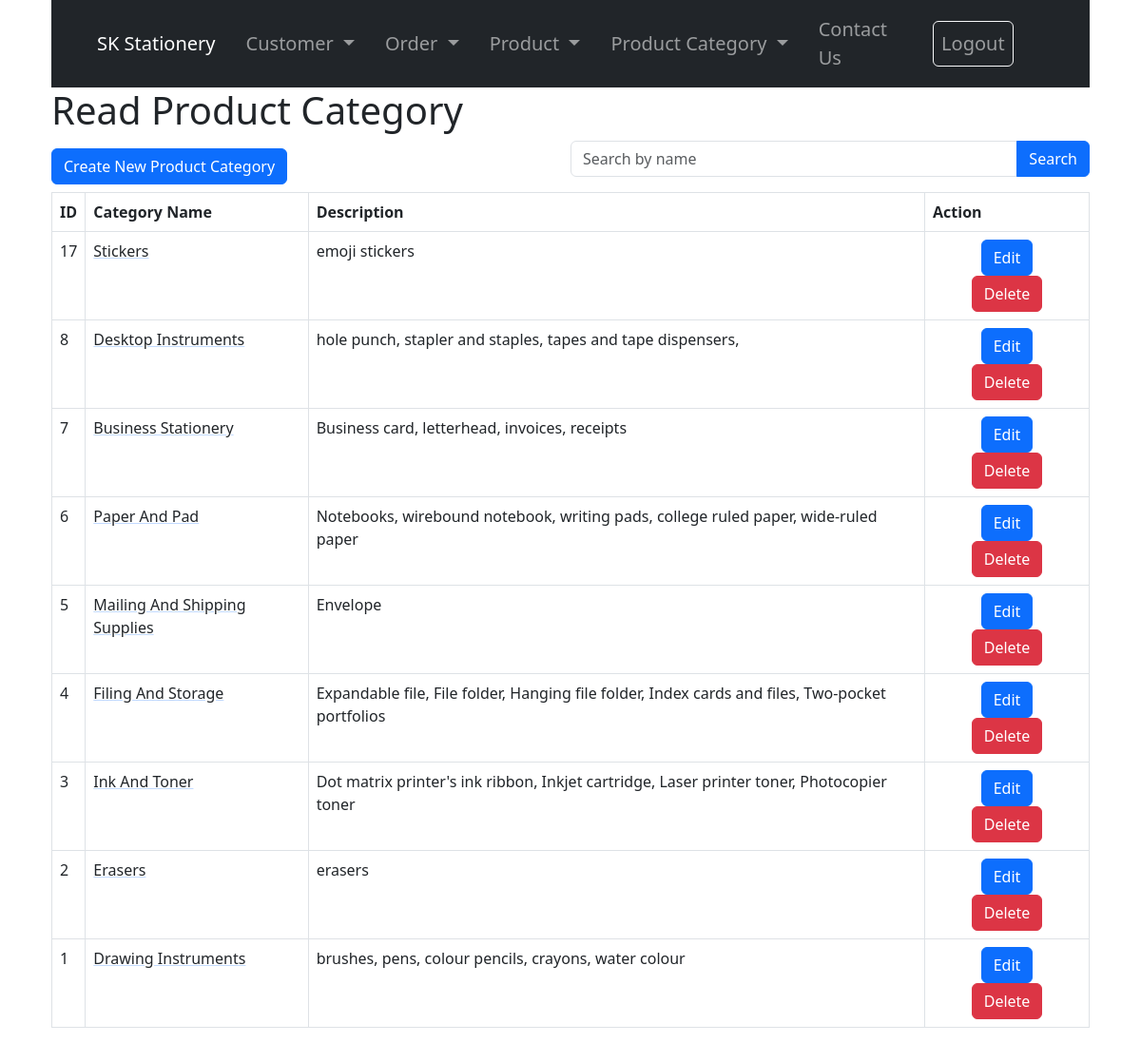
Page /product_category_read.php (signed in) on the committed database.
### tables this page shows
CREATE TABLE IF NOT EXISTS `product_category` (
  `id` int NOT NULL AUTO_INCREMENT,
  `category_name` varchar(30) NOT NULL,
  `description` text NOT NULL,
  PRIMARY KEY (`id`),
  UNIQUE KEY `category_name` (`category_name`)
);

### product_category_read.php (the view, shortened to what this page needs)
<!DOCTYPE HTML>
<html>
<head>
    <link href="https://cdn.jsdelivr.net/npm/bootstrap@5.3.0/dist/css/bootstrap.min.css" rel="stylesheet">
</head>
<body>
    <div class="container">
        <?php include 'menu.php' ?>
        <div class="page-header">
            <h1>Read Product Category</h1>
        </div>
        <?php
        include 'config/database.php';
        $query = "SELECT id, category_name, description FROM product_category";
        $query .= " ORDER BY id DESC";
        $stmt = $con->prepare($query);
        $stmt->execute();
        $num = $stmt->rowCount();
        ?><div class="d-flex justify-content-between align-items-center">
            <div><a href='product_create.php' class='btn btn-primary m-b-1em'>Create New Product Category</a></div>
            <div class="w-50">
                <form method="GET" action="" class="mb-3">
                    <div class="input-group">
                        <input type="text" name="search" class="form-control" placeholder="Search by name" value="<?php echo isset($_GET['search']) ? htmlspecialchars($_GET['search']) : ''; ?>">
                        <button type="submit" class="btn btn-primary">Search</button>
                    </div>
                </form>
            </div>
        </div>
        <?php
        if ($num > 0) {
            echo "<table class='table table-hover table-responsive table-bordered'>";
            echo "<tr>";
            echo "<th>ID</th>";
            echo "<th>Category Name</th>";
            echo "<th>Description</th>";
            echo "<th>Action</th>";
            echo "</tr>";
            while ($row = $stmt->fetch(PDO::FETCH_ASSOC)) {
                extract($row);
                echo "<tr>";
                echo "<td>{$id}</td>";
                echo "<td><a href='product_category_read_one.php?id={$id}' class='link-dark link-underline link-underline-opacity-25 link-underline-opacity-75-hover'>{$category_name}</a></td>";
                echo "<td class=''>{$description}</td>";
                echo "<td class=' text-center'>";
                echo "<a href='product_category_update.php?id={$id}' class='btn btn-primary m-r-1em mx-2'>Edit</a>";
                echo "<a href='#' onclick='delete_product_category({$id});'  class='btn btn-danger mx-2'>Delete</a>";
                echo "</td>";
                echo "</tr>";
            }
            echo "</table>";
        } else {
            echo "<div class='alert alert-danger'>No records found.</div>";
        }
        ?>
    </div>
</body>
</html>

### rows in the picture
product_category: id "17", category_name "Stickers", description "emoji stickers"
product_category: id "8", category_name "Desktop Instruments", description "hole punch, stapler and staples, tapes and tape dispensers,"
product_category: id "7", category_name "Business Stationery", description "Business card, letterhead, invoices, receipts"
product_category: id "6", category_name "Paper And Pad", description "Notebooks, wirebound notebook, writing pads, college ruled paper, wide-ruled paper"
product_category: id "5", category_name "Mailing And Shipping Supplies", description "Envelope"
product_category: id "4", category_name "Filing And Storage", description "Expandable file, File folder, Hanging file folder, Index cards and files, Two-pocket portfolios"
product_category: id "3", category_name "Ink And Toner", description "Dot matrix printer's ink ribbon, Inkjet cartridge, Laser printer toner, Photocopier toner"
product_category: id "2", category_name "Erasers", description "erasers"
product_category: id "1", category_name "Drawing Instruments", description "brushes, pens, colour pencils, crayons, water colour"
